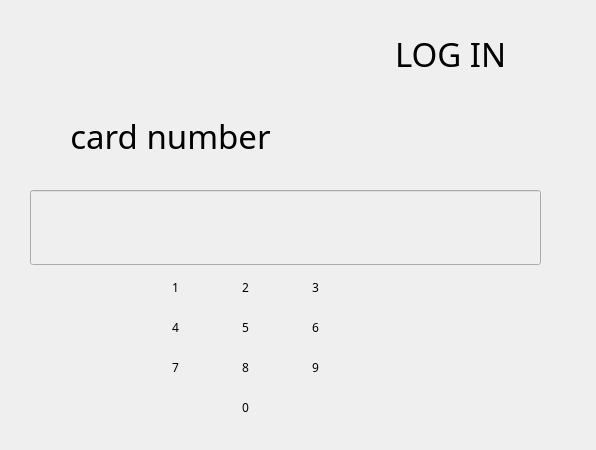
<?xml version="1.0" encoding="UTF-8"?>
<ui version="4.0">
 <class>Login</class>
 <widget class="QWidget" name="Login">
  <property name="geometry">
   <rect>
    <x>0</x>
    <y>0</y>
    <width>596</width>
    <height>450</height>
   </rect>
  </property>
  <property name="windowTitle">
   <string>Log In</string>
  </property>
  <property name="autoFillBackground">
   <bool>false</bool>
  </property>
  <property name="styleSheet">
   <string notr="true">#Login{
background-image: url(:/Resources/background.png);
}</string>
  </property>
  <widget class="QPushButton" name="num2">
   <property name="geometry">
    <rect>
     <x>220</x>
     <y>270</y>
     <width>51</width>
     <height>35</height>
    </rect>
   </property>
   <property name="font">
    <font>
     <family>KenVector Future</family>
    </font>
   </property>
   <property name="styleSheet">
    <string notr="true">#num2 {
background-image: url(:Resources/padButtonShort.png);
border: none;
}
#num2 :pressed
{
   background-image: url(:Resources/padButtonShortP.png);
	border: none;
}
</string>
   </property>
   <property name="text">
    <string>2</string>
   </property>
  </widget>
  <widget class="QPushButton" name="num0">
   <property name="geometry">
    <rect>
     <x>220</x>
     <y>390</y>
     <width>51</width>
     <height>35</height>
    </rect>
   </property>
   <property name="font">
    <font>
     <family>KenVector Future</family>
    </font>
   </property>
   <property name="styleSheet">
    <string notr="true">#num0{
background-image: url(:Resources/padButtonShort.png);
border: none;
}

#num0 :pressed
{
   background-image: url(:Resources/padButtonShortP.png);
	border: none;
}
</string>
   </property>
   <property name="text">
    <string>0</string>
   </property>
  </widget>
  <widget class="QPushButton" name="pushButton_left">
   <property name="geometry">
    <rect>
     <x>150</x>
     <y>390</y>
     <width>51</width>
     <height>35</height>
    </rect>
   </property>
   <property name="font">
    <font>
     <family>KenVector Future</family>
    </font>
   </property>
   <property name="styleSheet">
    <string notr="true">#pushButton_left{
background-image: url(:Resources/padButtonShort.png);
border: none;
}
</string>
   </property>
   <property name="text">
    <string/>
   </property>
  </widget>
  <widget class="QPushButton" name="pushButton_right">
   <property name="geometry">
    <rect>
     <x>290</x>
     <y>390</y>
     <width>51</width>
     <height>35</height>
    </rect>
   </property>
   <property name="font">
    <font>
     <family>KenVector Future</family>
    </font>
   </property>
   <property name="styleSheet">
    <string notr="true">#pushButton_right{
background-image: url(:Resources/padButtonShort.png);
border: none;
}
</string>
   </property>
   <property name="text">
    <string/>
   </property>
  </widget>
  <widget class="QLineEdit" name="CardNumLine">
   <property name="enabled">
    <bool>false</bool>
   </property>
   <property name="geometry">
    <rect>
     <x>30</x>
     <y>190</y>
     <width>511</width>
     <height>75</height>
    </rect>
   </property>
   <property name="baseSize">
    <size>
     <width>50</width>
     <height>50</height>
    </size>
   </property>
   <property name="font">
    <font>
     <pointsize>24</pointsize>
     <weight>75</weight>
     <bold>true</bold>
    </font>
   </property>
   <property name="mouseTracking">
    <bool>false</bool>
   </property>
   <property name="acceptDrops">
    <bool>false</bool>
   </property>
   <property name="autoFillBackground">
    <bool>false</bool>
   </property>
   <property name="styleSheet">
    <string notr="true">#CardNumLine
{
background-image: url(:/Resources/lineInLong.png);
}</string>
   </property>
   <property name="maxLength">
    <number>20</number>
   </property>
   <property name="cursorPosition">
    <number>0</number>
   </property>
   <property name="alignment">
    <set>Qt::AlignCenter</set>
   </property>
   <property name="readOnly">
    <bool>true</bool>
   </property>
  </widget>
  <widget class="QPushButton" name="eraseAct">
   <property name="geometry">
    <rect>
     <x>370</x>
     <y>310</y>
     <width>71</width>
     <height>35</height>
    </rect>
   </property>
   <property name="styleSheet">
    <string notr="true">#eraseAct{
background-image: url(:/Resources/eraseAct.png);
border: none;
}

#eraseAct :pressed
{
   background-image: url(:Resources/eraseActP.png);
	border: none;
}
</string>
   </property>
   <property name="text">
    <string/>
   </property>
   <property name="iconSize">
    <size>
     <width>71</width>
     <height>35</height>
    </size>
   </property>
  </widget>
  <widget class="QPushButton" name="cancelAct">
   <property name="geometry">
    <rect>
     <x>370</x>
     <y>350</y>
     <width>71</width>
     <height>35</height>
    </rect>
   </property>
   <property name="styleSheet">
    <string notr="true">#cancelAct{
background-image: url(:/Resources/cancelAct.png);
border: none;
}

#cancelAct :pressed
{
   background-image: url(:Resources/cancelActP.png);
	border: none;
}
</string>
   </property>
   <property name="text">
    <string/>
   </property>
   <property name="iconSize">
    <size>
     <width>71</width>
     <height>35</height>
    </size>
   </property>
  </widget>
  <widget class="QPushButton" name="num7">
   <property name="geometry">
    <rect>
     <x>150</x>
     <y>350</y>
     <width>51</width>
     <height>35</height>
    </rect>
   </property>
   <property name="font">
    <font>
     <family>KenVector Future</family>
    </font>
   </property>
   <property name="styleSheet">
    <string notr="true">#num7{
background-image: url(:Resources/padButtonShort.png);
border: none;
}

#num7 :pressed
{
   background-image: url(:Resources/padButtonShortP.png);
	border: none;
}
</string>
   </property>
   <property name="text">
    <string>7</string>
   </property>
  </widget>
  <widget class="QPushButton" name="num4">
   <property name="geometry">
    <rect>
     <x>150</x>
     <y>310</y>
     <width>51</width>
     <height>35</height>
    </rect>
   </property>
   <property name="font">
    <font>
     <family>KenVector Future</family>
    </font>
   </property>
   <property name="styleSheet">
    <string notr="true">#num4 {
background-image: url(:Resources/padButtonShort.png);
border: none;
}

#num4 :pressed
{
   background-image: url(:Resources/padButtonShortP.png);
	border: none;
}
</string>
   </property>
   <property name="text">
    <string>4</string>
   </property>
  </widget>
  <widget class="QPushButton" name="num1">
   <property name="geometry">
    <rect>
     <x>150</x>
     <y>270</y>
     <width>51</width>
     <height>35</height>
    </rect>
   </property>
   <property name="font">
    <font>
     <family>KenVector Future</family>
    </font>
   </property>
   <property name="styleSheet">
    <string notr="true">#num1 {
background-image: url(:Resources/padButtonShort.png);
border: none;
}

#num1 :pressed
{
   background-image: url(:Resources/padButtonShortP.png);
	border: none;
}
</string>
   </property>
   <property name="text">
    <string>1</string>
   </property>
  </widget>
  <widget class="QPushButton" name="num5">
   <property name="geometry">
    <rect>
     <x>220</x>
     <y>310</y>
     <width>51</width>
     <height>35</height>
    </rect>
   </property>
   <property name="font">
    <font>
     <family>KenVector Future</family>
    </font>
   </property>
   <property name="styleSheet">
    <string notr="true">#num5{
background-image: url(:Resources/padButtonShort.png);
border: none;
}

#num5 :pressed
{
   background-image: url(:Resources/padButtonShortP.png);
	border: none;
}
</string>
   </property>
   <property name="text">
    <string>5</string>
   </property>
  </widget>
  <widget class="QPushButton" name="num9">
   <property name="geometry">
    <rect>
     <x>290</x>
     <y>350</y>
     <width>51</width>
     <height>35</height>
    </rect>
   </property>
   <property name="font">
    <font>
     <family>KenVector Future</family>
    </font>
   </property>
   <property name="styleSheet">
    <string notr="true">#num9{
background-image: url(:Resources/padButtonShort.png);
border: none;
}

#num9 :pressed
{
   background-image: url(:Resources/padButtonShortP.png);
	border: none;
}
</string>
   </property>
   <property name="text">
    <string>9</string>
   </property>
  </widget>
  <widget class="QLabel" name="action">
   <property name="geometry">
    <rect>
     <x>10</x>
     <y>110</y>
     <width>321</width>
     <height>51</height>
    </rect>
   </property>
   <property name="font">
    <font>
     <family>KenVector Future</family>
     <pointsize>25</pointsize>
     <underline>false</underline>
     <strikeout>false</strikeout>
    </font>
   </property>
   <property name="styleSheet">
    <string notr="true">#action{
background: none;
text-align:center;
}</string>
   </property>
   <property name="text">
    <string>card number</string>
   </property>
   <property name="alignment">
    <set>Qt::AlignCenter</set>
   </property>
  </widget>
  <widget class="QPushButton" name="num6">
   <property name="geometry">
    <rect>
     <x>290</x>
     <y>310</y>
     <width>51</width>
     <height>35</height>
    </rect>
   </property>
   <property name="font">
    <font>
     <family>KenVector Future</family>
    </font>
   </property>
   <property name="styleSheet">
    <string notr="true">#num6{
background-image: url(:Resources/padButtonShort.png);
border: none;
}

#num6 :pressed
{
   background-image: url(:Resources/padButtonShortP.png);
	border: none;
}
</string>
   </property>
   <property name="text">
    <string>6</string>
   </property>
  </widget>
  <widget class="QPushButton" name="num3">
   <property name="geometry">
    <rect>
     <x>290</x>
     <y>270</y>
     <width>51</width>
     <height>35</height>
    </rect>
   </property>
   <property name="font">
    <font>
     <family>KenVector Future</family>
    </font>
   </property>
   <property name="styleSheet">
    <string notr="true">#num3 {
background-image: url(:Resources/padButtonShort.png);
border: none;
}
#num3 :pressed
{
   background-image: url(:Resources/padButtonShortP.png);
	border: none;
}</string>
   </property>
   <property name="text">
    <string>3</string>
   </property>
  </widget>
  <widget class="QPushButton" name="okAct">
   <property name="geometry">
    <rect>
     <x>370</x>
     <y>270</y>
     <width>71</width>
     <height>35</height>
    </rect>
   </property>
   <property name="styleSheet">
    <string notr="true">#okAct
{
background-image: url(:/Resources/okAct.png);
border: none;
}

#okAct :pressed
{
   background-image: url(:Resources/okActP.png);
	border: none;
}</string>
   </property>
   <property name="text">
    <string/>
   </property>
   <property name="iconSize">
    <size>
     <width>71</width>
     <height>35</height>
    </size>
   </property>
  </widget>
  <widget class="QPushButton" name="cancelButt">
   <property name="geometry">
    <rect>
     <x>390</x>
     <y>370</y>
     <width>215</width>
     <height>79</height>
    </rect>
   </property>
   <property name="styleSheet">
    <string notr="true">#cancelButt {
background-image: url(:Resources/cancel.png);
border: none;
}
#cancelButt:pressed
{
   background-image: url(:Resources/cancelP.png);
  border: none;
}</string>
   </property>
   <property name="text">
    <string/>
   </property>
   <property name="iconSize">
    <size>
     <width>219</width>
     <height>79</height>
    </size>
   </property>
  </widget>
  <widget class="QPushButton" name="num8">
   <property name="geometry">
    <rect>
     <x>220</x>
     <y>350</y>
     <width>51</width>
     <height>35</height>
    </rect>
   </property>
   <property name="font">
    <font>
     <family>KenVector Future</family>
    </font>
   </property>
   <property name="styleSheet">
    <string notr="true">#num8{
background-image: url(:Resources/padButtonShort.png);
border: none;
}

#num8 :pressed
{
   background-image: url(:Resources/padButtonShortP.png);
	border: none;
}
</string>
   </property>
   <property name="text">
    <string>8</string>
   </property>
  </widget>
  <widget class="QLabel" name="window_2">
   <property name="geometry">
    <rect>
     <x>0</x>
     <y>0</y>
     <width>601</width>
     <height>108</height>
    </rect>
   </property>
   <property name="font">
    <font>
     <family>KenVector Future</family>
     <pointsize>25</pointsize>
     <underline>false</underline>
     <strikeout>false</strikeout>
    </font>
   </property>
   <property name="styleSheet">
    <string notr="true">#window_2{
background-image: url(:/Resources/backgroundTitle.png);
}</string>
   </property>
   <property name="text">
    <string>                                   LOG IN</string>
   </property>
   <property name="alignment">
    <set>Qt::AlignCenter</set>
   </property>
  </widget>
  <widget class="QLabel" name="info">
   <property name="enabled">
    <bool>true</bool>
   </property>
   <property name="geometry">
    <rect>
     <x>20</x>
     <y>160</y>
     <width>561</width>
     <height>31</height>
    </rect>
   </property>
   <property name="palette">
    <palette>
     <active/>
     <inactive/>
     <disabled/>
    </palette>
   </property>
   <property name="font">
    <font>
     <family>KenVector Future</family>
     <pointsize>14</pointsize>
     <underline>false</underline>
     <strikeout>false</strikeout>
    </font>
   </property>
   <property name="styleSheet">
    <string notr="true">#action{
background: none;
text-align:center;
}</string>
   </property>
   <property name="text">
    <string/>
   </property>
   <property name="alignment">
    <set>Qt::AlignCenter</set>
   </property>
   <property name="indent">
    <number>0</number>
   </property>
  </widget>
 </widget>
 <resources/>
 <connections/>
</ui>
